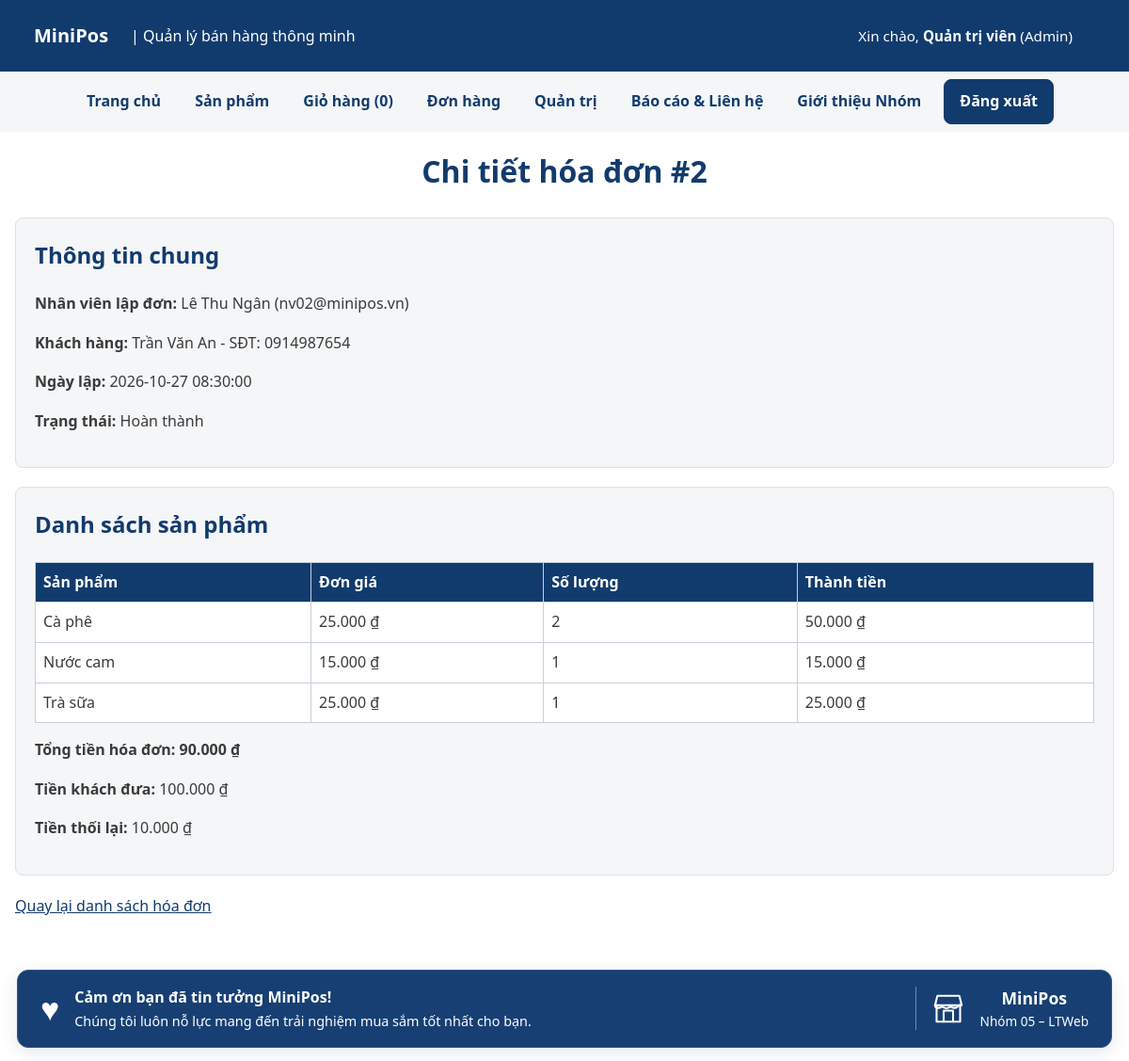
/chi-tiet-don.php?id=2 (signed in), run on the app's committed database.
### tables this page shows
CREATE TABLE nguoi_dung (
    id       INT UNSIGNED AUTO_INCREMENT PRIMARY KEY,
    email    VARCHAR(100) NOT NULL,
    ho_ten   VARCHAR(100) NOT NULL,
    mat_khau VARCHAR(255) NOT NULL,
    vai_tro  ENUM('quan_tri', 'nhan_vien') NOT NULL DEFAULT 'nhan_vien',
    ngay_tao DATETIME NOT NULL DEFAULT CURRENT_TIMESTAMP,
    UNIQUE KEY uq_nguoi_dung_email (email)
);

CREATE TABLE don_hang (
    id             INT UNSIGNED AUTO_INCREMENT PRIMARY KEY,
    nhan_vien_id   INT UNSIGNED NOT NULL,
    ten_khach_hang VARCHAR(100) NULL,
    sdt_khach_hang VARCHAR(20) NULL,
    tien_khach_dua INT UNSIGNED NOT NULL DEFAULT 0,
    trang_thai     ENUM('cho_xu_ly', 'dang_giao', 'hoan_thanh', 'da_huy')
                  NOT NULL DEFAULT 'hoan_thanh',
    ghi_chu       VARCHAR(255) NULL,
    ngay_dat      DATETIME NOT NULL DEFAULT CURRENT_TIMESTAMP,
    CONSTRAINT fk_don_hang_nhan_vien
        FOREIGN KEY (nhan_vien_id) REFERENCES nguoi_dung(id),
    KEY idx_don_hang_ngay_dat (ngay_dat)
);

CREATE TABLE chi_tiet_don (
    don_hang_id INT UNSIGNED NOT NULL,
    san_pham_id INT UNSIGNED NOT NULL,
    so_luong    SMALLINT UNSIGNED NOT NULL CHECK (so_luong >= 1),
    don_gia     INT UNSIGNED NOT NULL CHECK (don_gia >= 1000),
    PRIMARY KEY (don_hang_id, san_pham_id),
    CONSTRAINT fk_chi_tiet_don_don_hang
        FOREIGN KEY (don_hang_id) REFERENCES don_hang(id) ON DELETE CASCADE,
    CONSTRAINT fk_chi_tiet_don_san_pham
        FOREIGN KEY (san_pham_id) REFERENCES san_pham(id)
);

CREATE TABLE san_pham (
    id          INT UNSIGNED AUTO_INCREMENT PRIMARY KEY,
    danh_muc_id INT UNSIGNED NOT NULL,
    ten         VARCHAR(200) NOT NULL,
    gia         INT UNSIGNED NOT NULL CHECK (gia >= 1000),       
    ton_kho     INT UNSIGNED NOT NULL DEFAULT 0,
    anh         VARCHAR(255) NULL,                               
    mo_ta       TEXT NULL,
    ngay_tao    DATETIME NOT NULL DEFAULT CURRENT_TIMESTAMP,
    CONSTRAINT fk_san_pham_danh_muc
        FOREIGN KEY (danh_muc_id) REFERENCES danh_muc(id)
);

### inc/ham.php (called while the page is built, shortened)
<?php
function e(string|int|float|null $giaTri): string
{
    return htmlspecialchars(
        (string) $giaTri,
        ENT_QUOTES | ENT_SUBSTITUTE,
        'UTF-8'
    );
}
function vnd(int|float $soTien): string
{
    return number_format((float) $soTien, 0, ',', '.') . ' ₫';
}

### inc/xac-thuc.php (called while the page is built, shortened)
<?php
function nguoiDung(): ?array
{
    $uid = $_SESSION['uid'] ?? null;
    static $user = null;
    if ($user === null) {
        $khoNguoiDung = new \App\Data\KhoNguoiDung(db());
        $user = $khoNguoiDung->timTheoId($uid);
    }
    return $user;
}
function yeuCauDangNhap(): array
{
    $user = nguoiDung();
    return $user;
}

### inc/db.php (called while the page is built, shortened)
<?php
function db(): PDO
{
    static $pdo = null;
    if ($pdo === null) {
        $host = getenv('DB_HOST') ?: '127.0.0.1;port=3307';
        $ten  = getenv('DB_NAME') ?: 'ltweb_nhom05';
        $user = getenv('DB_USER') ?: 'sang';
        $pass = getenv('DB_PASS') !== false ? (string) getenv('DB_PASS') : '1';
        $pdo = new PDO(
            "mysql:host=$host;dbname=$ten;charset=utf8mb4",
            $user,
            $pass,
            [
                PDO::ATTR_ERRMODE            => PDO::ERRMODE_EXCEPTION,
                PDO::ATTR_DEFAULT_FETCH_MODE => PDO::FETCH_ASSOC,
                PDO::ATTR_EMULATE_PREPARES   => false,
            ]
        );
    }
    return $pdo;
}

### src/Data/KhoNguoiDung.php (called while the page is built, shortened)
<?php
final class KhoNguoiDung
{
    public function timTheoId(int $id): ?array
    {
        $st = $this->db->prepare(
            'SELECT id, email, ho_ten, vai_tro FROM nguoi_dung WHERE id = ?'
        );
        $st->execute([$id]);
        $dong = $st->fetch();
        return $dong ?: null;
    }
}

### src/Services/GioHang.php (called while the page is built, shortened)
<?php
final class GioHang
{
    public function demSoLuong(): int
    {
        return array_sum(
            array_map(
                'intval',
                $_SESSION[self::KHOA_SESSION]
            )
        );
    }
}

### src/Data/KhoDonHang.php (called while the page is built, shortened)
<?php
final class KhoDonHang
{
    public function chiTiet(int $donId, ?int $nhanVienId = null): ?array
    {
        $sql = 'SELECT dh.id, dh.nhan_vien_id, dh.trang_thai, dh.ghi_chu, dh.ngay_dat,
                       dh.ten_khach_hang, dh.sdt_khach_hang, dh.tien_khach_dua,
                       nd.email AS email_nhan_vien, nd.ho_ten AS ten_nhan_vien
                  FROM don_hang dh
                  JOIN nguoi_dung nd ON nd.id = dh.nhan_vien_id
                 WHERE dh.id = ?';
        $params = [$donId];
        $st = $this->db->prepare($sql);
        $st->execute($params);
        $don = $st->fetch();
        $st = $this->db->prepare(
            'SELECT ct.san_pham_id, sp.ten, ct.so_luong, ct.don_gia,
                    ct.so_luong * ct.don_gia AS thanh_tien
               FROM chi_tiet_don ct
               JOIN san_pham sp ON sp.id = ct.san_pham_id
              WHERE ct.don_hang_id = ?
           ORDER BY sp.ten'
        );
        $st->execute([$donId]);
        $dong = array_map($this->epKieuDong(...), $st->fetchAll());
        $don['tong_tien'] = array_sum(array_column($dong, 'thanh_tien'));
        $don['tien_thoi_lai'] = max(0, (int)$don['tien_khach_dua'] - (int)$don['tong_tien']);
        return ['don' => $don, 'dong' => $dong];
    }
    private function epKieuDong(array $dong): array
    {
        foreach (['id', 'so_mon', 'tong_tien', 'so_luong', 'don_gia', 'thanh_tien', 'san_pham_id', 'tien_khach_dua'] as $cot) {
            if (isset($dong[$cot])) {
                $dong[$cot] = (int) $dong[$cot];
            }
        }
        return $dong;
    }
}

### chi-tiet-don.php (the view, shortened to what this page needs)
<?php
$user = yeuCauDangNhap();
$donId = filter_var($_GET['id'] ?? null, FILTER_VALIDATE_INT);
$khoDonHang = new \App\Data\KhoDonHang(db());
$nhanVienIdLoc = ($user['vai_tro'] === 'quan_tri') ? null : (int) $user['id'];
$chiTiet       = $khoDonHang->chiTiet($donId, $nhanVienIdLoc);
$don  = $chiTiet['don'];
$dong = $chiTiet['dong'];
require __DIR__ . '/inc/header.php';
?>
<main class="bao">
    <h1>Chi tiết hóa đơn #<?= e($don['id']) ?></h1>
    <section>
        <h2>Thông tin chung</h2>
        <p><strong>Nhân viên lập đơn:</strong> <?= e($don['ten_nhan_vien'] ?? 'N/A') ?> (<?= e($don['email_nhan_vien'] ?? '') ?>)</p>
        <p><strong>Khách hàng:</strong> <?= e($don['ten_khach_hang'] ?: 'Khách vãng lai') ?> <?= !empty($don['sdt_khach_hang']) ? '- SĐT: ' . e($don['sdt_khach_hang']) : '' ?></p>
        <p><strong>Ngày lập:</strong> <?= e($don['ngay_dat']) ?></p>
        <p><strong>Trạng thái:</strong> <?= e(\App\Data\KhoDonHang::TRANG_THAI[$don['trang_thai']] ?? $don['trang_thai']) ?></p>
    </section>
    <section>
        <h2>Danh sách sản phẩm</h2>
        <div class="bang-vo">
            <table>
                <thead>
                    <tr>
                        <th>Sản phẩm</th>
                        <th>Đơn giá</th>
                        <th>Số lượng</th>
                        <th>Thành tiền</th>
                    </tr>
                </thead>
                <tbody>
                    <?php foreach ($dong as $matHang): ?>
                        <tr>
                            <td><?= e($matHang['ten']) ?></td>
                            <td><?= e(vnd($matHang['don_gia'])) ?></td>
                            <td><?= e($matHang['so_luong']) ?></td>
                            <td><?= e(vnd($matHang['thanh_tien'])) ?></td>
                        </tr>
                    <?php endforeach; ?>
                </tbody>
            </table>
        </div>
        <p><strong>Tổng tiền hóa đơn: <?= e(vnd($don['tong_tien'])) ?></strong></p>
        <p><strong>Tiền khách đưa:</strong> <?= e(vnd($don['tien_khach_dua'] ?? 0)) ?></p>
        <p><strong>Tiền thối lại:</strong> <?= e(vnd($don['tien_thoi_lai'] ?? 0)) ?></p>
    </section>
    <p><a href="don-hang.php">Quay lại danh sách hóa đơn</a></p>
</main>
<?php require __DIR__ . '/inc/footer.php'; ?>

### inc/header.php (shortened to what this page needs)
<?php
require_once __DIR__ . '/config.php';
$goc = isset($goc) && is_string($goc) ? $goc : '';
$trangHienTai = basename(
    is_string($_SERVER['SCRIPT_NAME'] ?? null)
        ? $_SERVER['SCRIPT_NAME']
        : 'index.php',
    '.php'
);
$soLuongGioHang = 0;
try {
    $khoSanPhamHeader = new \App\Data\KhoSanPham(db());
    $gioHangHeader = new \App\Services\GioHang($khoSanPhamHeader);
    $soLuongGioHang = $gioHangHeader->demSoLuong();
} catch (\Throwable $loi) {
    error_log('Không thể lấy số lượng giỏ hàng trên header: ' . $loi->getMessage());
}
$uHeader = nguoiDung();
$dangNhapHeader = ($uHeader !== null);
$menuHeader = [
    'index'     => 'Trang chủ',
    'danh-sach' => 'Sản phẩm',
    'gio-hang'  => 'Giỏ hàng',
];
if ($dangNhapHeader) {
    $menuHeader['don-hang'] = 'Đơn hàng';
    if (($uHeader['vai_tro'] ?? '') === 'quan_tri') {
        $menuHeader['quan-tri'] = 'Quản trị';
    }
}
$menuHeader['lien-he']    = 'Báo cáo & Liên hệ';
$menuHeader['gioi-thieu'] = 'Giới thiệu Nhóm';
?>
<!DOCTYPE html>
<html lang="vi">
<head>
    <link rel="stylesheet" href="<?= e($goc) ?>css/style.css">
</head>
<body>
    <header class="dau-trang">
        <strong>
            <a class="lien-ket-logo-minipos" href="<?= e($goc) ?>index.php">
                MiniPos
            </a>
        </strong>
        <span>| Quản lý bán hàng thông minh</span>
        <span class="thong-tin-nguoi-dung-header">
            <?php if ($dangNhapHeader): ?>
                Xin chào, <strong><?= e($uHeader['ho_ten']) ?></strong>
                (<?= $uHeader['vai_tro'] === 'quan_tri' ? 'Admin' : 'Nhân viên' ?>)
            <?php else: ?>
                Bạn đang xem với tư cách khách.
            <?php endif; ?>
        </span>
    </header>
    <nav aria-label="Menu chính">
        <ul id="menu-chinh">
            <?php foreach ($menuHeader as $tep => $nhan): ?>
                <?php $dangXemMuc = $trangHienTai === $tep || ($tep === 'danh-sach' && $trangHienTai === 'chi-tiet'); ?>
                <li>
                    <a href="<?= e($goc . $tep . '.php') ?>" <?= $dangXemMuc ? 'aria-current="page"' : '' ?>>
                        <?= e($nhan) ?>
                        <?php if ($tep === 'gio-hang'): ?>
                            (<span data-so-luong-gio-hang aria-live="polite"><?= e($soLuongGioHang) ?></span>)
                        <?php endif; ?>
                    </a>
                </li>
            <?php endforeach; ?>
            <li class="muc-tai-khoan-header">
                <?php if ($dangNhapHeader): ?>
                    <form method="post" action="<?= e($goc) ?>dang-xuat.php" class="form-dang-xuat-header">
                        <button type="submit">Đăng xuất</button>
                    </form>
                <?php else: ?>
                    <a href="<?= e($goc) ?>dang-nhap.php" <?= $trangHienTai === 'dang-nhap' ? 'aria-current="page"' : '' ?>>
                        Đăng nhập
                    </a>
                <?php endif; ?>
            </li>
        </ul>
    </nav>

### data on the page
nguoi_dung: ho_ten "Quản trị viên"
don_hang: id "2", nhan_vien.ho_ten "Lê Thu Ngân", nhan_vien.email "nv02@minipos.vn", ten_khach_hang "Trần Văn An", sdt_khach_hang "0914987654", ngay_dat "2026-10-27 08:30:00", trang_thai "Hoàn thành", tien_khach_dua "100.000 ₫"
chi_tiet_don: san_pham.ten "Cà phê", don_gia "25.000 ₫", so_luong "2", thanh_tien "50.000 ₫"
chi_tiet_don: san_pham.ten "Nước cam", don_gia "15.000 ₫", so_luong "1", thanh_tien "15.000 ₫"
chi_tiet_don: san_pham.ten "Trà sữa", don_gia "25.000 ₫", so_luong "1", thanh_tien "25.000 ₫"

### other printed values
$nhan "Trang chủ"
$nhan "Sản phẩm"
$nhan "Giỏ hàng"
$nhan "Đơn hàng"
$nhan "Quản trị"
$nhan "Báo cáo & Liên hệ"
$nhan "Giới thiệu Nhóm"
vnd($don['tong_tien']) "90.000 ₫"
vnd($don['tien_thoi_lai'] ?? 0) "10.000 ₫"
